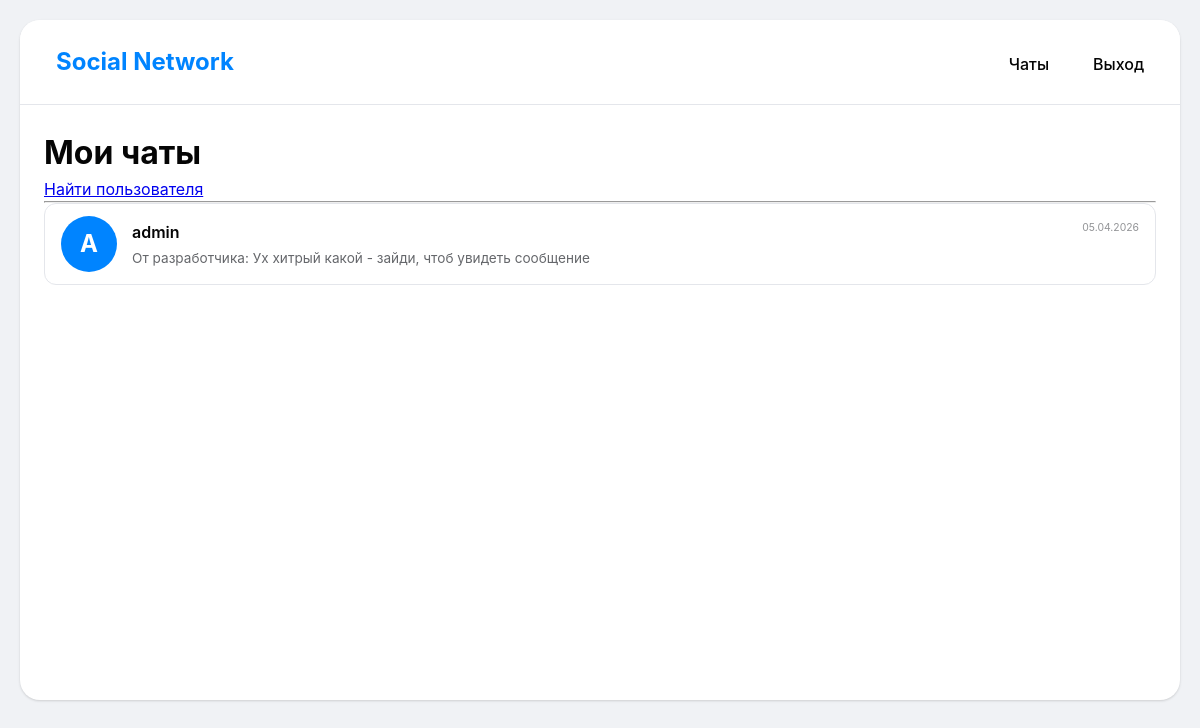
Screenshot of /chats (signed in) with the database file from the repository.
### app/models.py (models this page shows, shortened)
class User(UserMixin, db.Model):
  id: so.Mapped[int] = so.mapped_column(primary_key=True)
  username: so.Mapped[str] = so.mapped_column(sa.String(64), index=True, unique=True)
  email: so.Mapped[str] = so.mapped_column(sa.String(120), index=True, unique=True)
  password_hash: so.Mapped[Optional[str]] = so.mapped_column(sa.String(256))
  public_key: so.Mapped[Optional[str]] = so.mapped_column(sa.Text, nullable=True)
  about_me: so.Mapped[Optional[str]] = so.mapped_column(sa.String(200), nullable=True)
  dialogs_as_user1: so.Mapped[list['Dialog']] = so.relationship(
        foreign_keys='Dialog.user1_id',
        back_populates='user1'
  )
  dialogs_as_user2: so.Mapped[list['Dialog']] = so.relationship(
      foreign_keys='Dialog.user2_id',
      back_populates='user2'
  )
  sent_messages: so.Mapped[list['Message']] = so.relationship(
      foreign_keys='Message.sender_id',
      back_populates='sender'
  )

class Message(db.Model):
  id: so.Mapped[int] = so.mapped_column(primary_key=True)
  content: so.Mapped[str] = so.mapped_column(sa.Text, nullable=False)
  timestamp: so.Mapped[datetime] = so.mapped_column(index=True, default=datetime.utcnow)
  dialog_id: so.Mapped[int] = so.mapped_column(
    sa.ForeignKey('dialog.id'),
    nullable=False
  )
  sender_id: so.Mapped[int] = so.mapped_column(
    sa.ForeignKey('user.id'),
    nullable=False
  )
  is_read: so.Mapped[bool] = so.mapped_column(default=False)
  sender: so.Mapped[User] = so.relationship(
    foreign_keys=[sender_id],
    back_populates='sent_messages'
  )
  dialog: so.Mapped[Dialog] = so.relationship(
      back_populates='messages'
  )

### app/routes.py (the view)
@app.route('/chats')
@login_required
def chats():
  dialogs_as_user1 = Dialog.query.filter_by(user1_id=current_user.id).all()
  dialogs_as_user2 = Dialog.query.filter_by(user2_id=current_user.id).all()
  all_dialogs = dialogs_as_user1 + dialogs_as_user2
  dialog_data = []
  for dialog in all_dialogs:
    if dialog.user1_id == current_user.id:
      other_user = dialog.user2
    else:
      other_user = dialog.user1
    last_message = Message.query.filter_by(dialog_id=dialog.id).order_by(Message.timestamp.desc()).first()
    dialog_data.append({'dialog': dialog,'other_user': other_user,'last_message': last_message})
  dialog_data.sort(key=lambda x: x['last_message'].timestamp if x['last_message'] else datetime.min, reverse=True)
  return render_template('chats.html', dialog_data=dialog_data)

### app/models.py (called while the page is built)
@login.user_loader
def load_user(id):
  return db.session.get(User, int(id))

### app/templates/chats.html (shortened to what this page needs)
{% extends "base.html" %} {% block content %}
<h1>Мои чаты</h1>
<a href="{{ url_for('search_users') }}">Найти пользователя</a>
<hr>
<div class="chat-list">
    {% if dialog_data %} {% for item in dialog_data %}
    <div class="chat-item" data-other-user-id="{{ item.other_user.id }}">
        <a href="{{ url_for('chat', user_id=item.other_user.id) }}">
            <div class="avatar">
                {{ item.other_user.username[0]|upper }}
            </div>
            <div class="chat-info">
                <div class="chat-name">
                    {{ item.other_user.username }} {% if item.last_message %}
                    <span class="message-time">{{ item.last_message.timestamp.strftime('%d.%m.%Y') }}</span> {% endif %}
                </div>
                <div class="last-message">
                    {% if item.last_message %}
                    <span class="last-message-text">От разработчика: Ух хитрый какой - зайди, чтоб увидеть сообщение </span> {% else %}
                    <span>Нет сообщений</span> {% endif %}
                </div>
            </div>
        </a>
    </div>
    {% endfor %} {% else %}
    <p>У вас пока нет диалогов</p>
    {% endif %}
</div>
{% endblock %}

### app/static/css/style.css (style rules this page uses)
:root { --primary-color: #0084ff; --secondary-color: #e4e6eb; --text-dark: #050505; --text-light: #65676b; --bg-body: #f0f2f5; --white: #ffffff; --border-radius: 16px; --shadow: 0 1px 2px rgba(0, 0, 0, 0.05), 0 1px 3px rgba(0, 0, 0, 0.1); }
* { margin: 0; padding: 0; box-sizing: border-box; }
body { font-family: -apple-system, BlinkMacSystemFont, 'Segoe UI', Roboto, Helvetica, Arial, sans-serif; background-color: var(--bg-body); color: var(--text-dark); line-height: 1.5; padding: 20px; }
.chat-list { display: flex; flex-direction: column; gap: 8px; }
.chat-item { background-color: var(--white); border-radius: 12px; transition: background-color 0.2s; border: 1px solid #e4e6eb; }
.chat-item a { display: flex; align-items: center; gap: 15px; padding: 12px 16px; text-decoration: none; color: inherit; }
.avatar { width: 56px; height: 56px; background-color: var(--primary-color); border-radius: 50%; display: flex; align-items: center; justify-content: center; font-size: 1.5rem; font-weight: bold; color: white; flex-shrink: 0; }
.chat-info { flex-grow: 1; overflow: hidden; }
.chat-name { font-weight: 600; margin-bottom: 4px; display: flex; justify-content: space-between; }
.last-message { font-size: 0.85rem; color: var(--text-light); white-space: nowrap; overflow: hidden; text-overflow: ellipsis; }
.message-time { font-size: 0.7rem; font-weight: normal; color: var(--text-light); }
.message-time { font-size: 0.65rem; opacity: 0.7; text-align: right; }
.message-time { font-size: 0.65rem; opacity: 0.7; margin-left: 8px; white-space: nowrap; }

### rows the page displays
User: other_user "A", other_user.username "admin"
Message: last_message.timestamp "05.04.2026"
